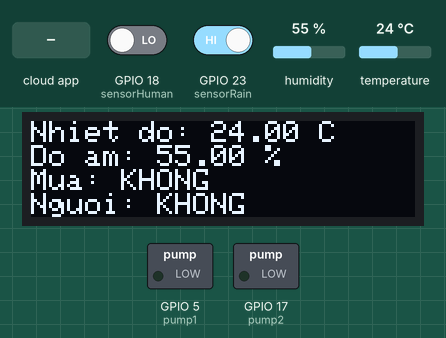
Bench run of a sketch on a simulated ESP32. Shown: 128×32 one-colour display, switched loads named in the sketch (green lamp = pin HIGH). The test bench sets the inputs (shaded band); at power-on: humidity 55 %, GPIO 18 (sensorHuman) LOW, GPIO 23 (sensorRain) HIGH, temperature 24 °C. WiFi joins after 1.5 s; servers stay silent unless stated; the display library's start-up logo is not drawn; nothing arrives over Bluetooth unless stated; the Firebase database answers and starts empty; what the sketch prints to the serial monitor is not drawn.

Above: at 6.7 s.
6.8 s: the phone or cloud app sets pump1 to 1
At 8.0 s:
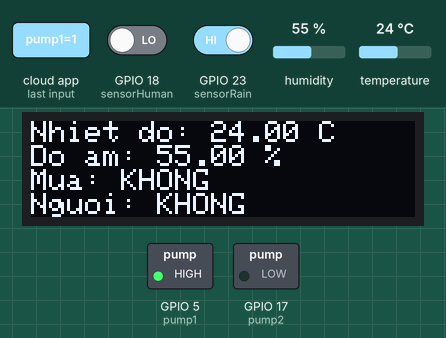
8.8 s: the phone or cloud app sets pump2 to 1
At 10.0 s:
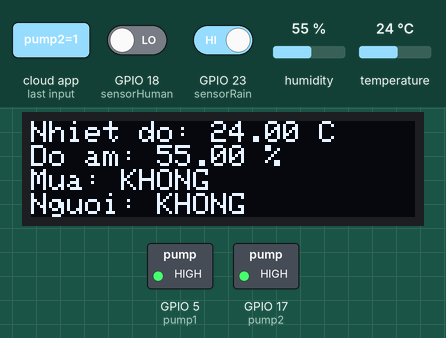
11.0 s: the phone or cloud app sets pump1 to 0
At 12.4 s:
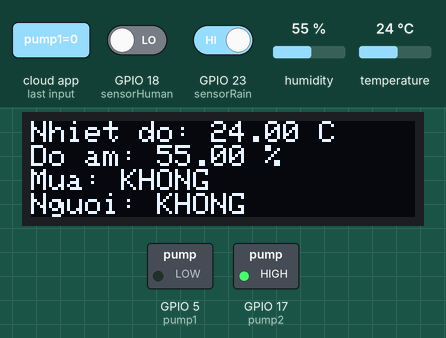
12.8 s: humidity set to 22 %
At 15.8 s:
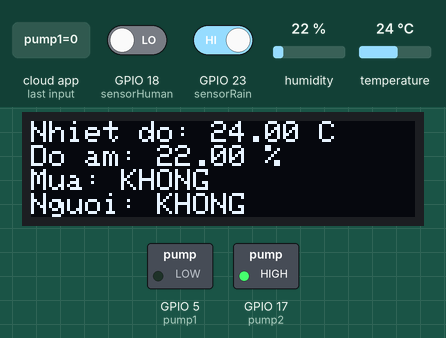
16.7 s: GPIO 18 (sensorHuman) driven HIGH
At 19.4 s:
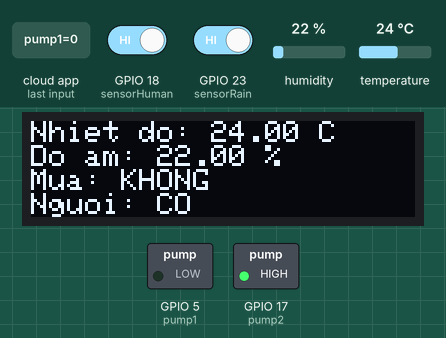
19.7 s: GPIO 23 (sensorRain) driven LOW
At 21.9 s:
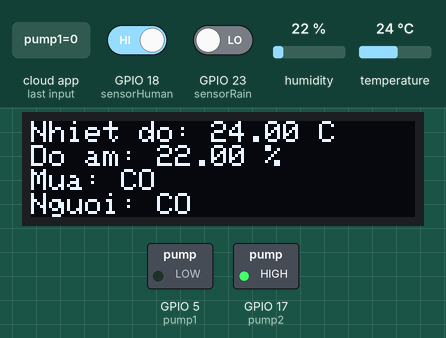
Timing chart, 0 to 23.4 s (numbered marks = the images above; inputs shaded):
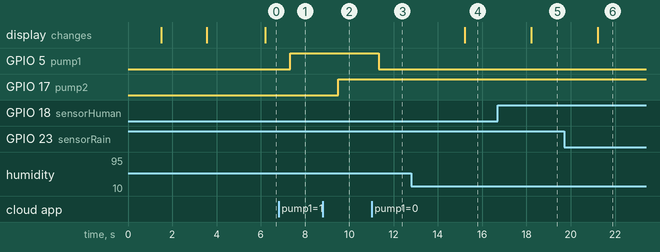

The sketch:

nha.ino
```cpp
#include <Wire.h>
#include <Adafruit_SSD1306.h>
#include <DHT.h>
#include <WiFi.h>
#include <FirebaseESP32.h>
#include <addons/RTDBHelper.h>
#include <addons/TokenHelper.h>
#include <WebServer.h>
#include <ESPmDNS.h>
#include <HTTPUpdateServer.h>
#include <BluetoothSerial.h>
//Cấu hình server update OTA
const char* host = "ESP32";
const char* updatePath = "/update";
const char* updateUsername = "admin";
const char* updatePassword = "admin";
WebServer webServer(80);
HTTPUpdateServer httpUpdater;
BluetoothSerial SerialBT;
//Cấu hình wifi
#define WIFI_SSID "My Nhung"
#define WIFI_PASSWORD "0932472990"
//Cấu hình Firebase
#define API_KEY "AIzaSyA1omfSWO-G6lS7tMdduZF3i78oiv_1wLM"
#define USER_EMAIL "kudohainguyen@gmail.com"
#define USER_PASSWORD "cadss14789@"
#define DATABASE_URL "esp32iot-3a610-default-rtdb.firebaseio.com"
//Khởi tạo DHT11
#define DHTPIN 19
#define DHTTYPE DHT11
//Khởi tạo OLED
#define OLED_RESET -1  // Không sử dụng chức năng reset
Adafruit_SSD1306 display(128, 32, &Wire, OLED_RESET);
//Cấu hình DHT11
DHT dht(DHTPIN, DHTTYPE);
//Khai báo chân cảm biến
const int sensorRain = 23;
const int sensorHuman = 18;
//Khai báo giá trị
int rainValue, humanValue, pump1State, pump2State;
float humidity, temperature;
//Đặ biến Firebase
FirebaseData firebaseData;
FirebaseAuth auth;
FirebaseConfig config;
//Sử dụng milis thay cho delay
unsigned long dataMillis = 0;
int count = 0;
// Chân máy bơm
const int pump1 = 5;
const int pump2 = 17;
//Trang update OTA
const char MainPage[] PROGMEM = R"=====(
  <!DOCTYPE html>
  <html>
   <head>
       <title>ESP32</title>
       <style>
          body{
            text-align: center;
          }
       </style>
       <meta name="viewport" content="width=device-width,user-scalable=0" charset="UTF-8">
   </head>
   <body>
      <div>
        <button onclick="window.location.href='/update'">UPLOAD FIRMWARE</button><br><br>
      </div>
      <script>
      </script>
   </body>
  </html>
)=====";

void setup()
{
  Serial.begin(115200);
  SerialBT.begin("ESP32"); // Tên Bluetooth của ESP32
  //Kết nối wifi
  WiFi.begin(WIFI_SSID, WIFI_PASSWORD);
  Serial.print("Đang kết nối với Wi-Fi");
  while (WiFi.status() != WL_CONNECTED)
  {
    Serial.print(".");
    delay(300);
  }
  Serial.println();
  Serial.print("Kết nối thành công với IP: ");
  Serial.println(WiFi.localIP());
  Serial.println();
  //Khởi động update OTA
  if (!MDNS.begin(host)) {
    Serial.println("Lỗi khởi động mDNS!");
    while (1) {
      delay(1000);
    }
  }

  MDNS.addService("http", "tcp", 80);

  httpUpdater.setup(&webServer, updatePath, updateUsername, updatePassword);
  webServer.on("/", [](){
    String s = MainPage;
    webServer.send(200, "text/html", s);
  });
  webServer.begin();
  Serial.println("Khởi động thành công Webserver.");
  //Thiết lập kết nối Firebase
  Serial.printf("Firebase Client v%s\n\n", FIREBASE_CLIENT_VERSION);
  config.api_key = API_KEY;
  auth.user.email = USER_EMAIL;
  auth.user.password = USER_PASSWORD;
  config.database_url = DATABASE_URL;
  //Kết nối Firebase
  config.token_status_callback = tokenStatusCallback;
  Firebase.reconnectNetwork(true);
  firebaseData.setBSSLBufferSize(4096, 1024);
  Firebase.begin(&config, &auth);
  Firebase.setDoubleDigits(5);
  //Khai báo chân kết nối
  pinMode(sensorRain, INPUT);
  pinMode(sensorHuman, INPUT);
  pinMode(pump1, OUTPUT);
  pinMode(pump2, OUTPUT);
  //Bắt đầu DHT11
  dht.begin();
  // Khởi tạo màn hình OLED
  if (!display.begin(SSD1306_SWITCHCAPVCC, 0x3C))
  {
    Serial.println(F("Khoi tao SSD1306 that bai"));
    for (;;)
      ;
  }
  // Hiển thị thông tin khởi động trên màn hình OLED
  display.display();
  delay(2000);
  display.clearDisplay();
  display.setTextSize(1);
  display.setTextColor(SSD1306_WHITE);
  display.setCursor(3, 0);
  display.println("ESP32 DHT11 OLED");
  display.display();
  delay(2000);
  display.clearDisplay();
}

void loop()
{
  //MDNS.update();
  webServer.handleClient();
  if (SerialBT.available()) {
    String message = SerialBT.readStringUntil('\n');
    if (message.length() > 0) {
      changeWiFi(message); // Gọi hàm changeWiFi() khi nhận được dữ liệu từ Bluetooth
    }
  }
  if (millis() - dataMillis > 1000)
  {
    dataMillis = millis();
    humidity = dht.readHumidity();
    temperature = dht.readTemperature();
    rainValue = digitalRead(sensorRain);
    humanValue = digitalRead(sensorHuman);
    if (!Firebase.ready())
    {
      Serial.println("Kết nối với Firebase thất bại.");
    }
    else
    {
      if (!isnan(humidity) && !isnan(temperature))
      {
        Firebase.setFloat(firebaseData, "/dht11/temperature", temperature);
        Firebase.setFloat(firebaseData, "/dht11/humidity", humidity);
      }
      else
      {
        Serial.println("Lỗi: Dữ liệu cảm biến không hợp lệ!");
      }
    }
    setDisplay();
    setRelay();
  }
}

void seterrorSensor()
{
  display.setTextSize(1);
  display.setTextColor(SSD1306_WHITE);
  if (isnan(humanValue))
  {
    display.println("LOI: cam bien nguoi");
  }
  if (isnan(rainValue))
  {
    display.println("LOI: cam bien mua");
  }
  if (isnan(humidity) || isnan(temperature))
  {
    display.println("LOI: cam bien do");
  }
}

void setvalueRain()
{
  if (rainValue == 0)
  {
    display.println("CO");
    Firebase.setString(firebaseData, "/sensor/rain", "co");
  }
  else
  {
    display.println("KHONG");
    Firebase.setString(firebaseData, "/sensor/rain", "khong");
  }
}

void setvalueHuman()
{
  if (humanValue == 1)
  {
    display.println("CO");
    Firebase.setString(firebaseData, "/sensor/human", "co");
  }
  else
  {
    display.println("KHONG");
    Firebase.setString(firebaseData, "/sensor/human", "khong");
  }
}

void setDisplay()
{
  display.clearDisplay();
  display.setTextSize(1);
  display.setTextColor(SSD1306_WHITE);
  display.setCursor(0, 0);
  display.print("Nhiet do: ");
  display.print(temperature);
  display.println(" C");
  display.print("Do am: ");
  display.print(humidity);
  display.println(" %");
  display.print("Mua: ");
  setvalueRain();
  display.print("Nguoi: ");
  setvalueHuman();
  seterrorSensor(); // Hiển thị lỗi nếu có
  display.display();
}

void setRelay() {
  if (Firebase.getInt(firebaseData, "/pump/pump1")) {
    if (firebaseData.dataType() == "int") {
      pump1State = firebaseData.intData();
      // Kiểm tra trạng thái hiện tại của máy bơm trước khi thay đổi
      if (pump1State != digitalRead(pump1)) {
        digitalWrite(pump1, pump1State);
        // Xác nhận rằng lệnh đã được thực hiện thành công
        if (digitalRead(pump1) == pump1State) {
          Serial.println("Đã kích hoạt máy bơm 1");
        } else {
          Serial.println("Lỗi: Không thể kích hoạt máy bơm 1");
        }
      }
    }
  } else {
    digitalWrite(pump1, LOW);
    Serial.println("Tắt máy bơm 1");
  }

  if (Firebase.getInt(firebaseData, "/pump/pump2")) {
    if (firebaseData.dataType() == "int") {
      pump2State = firebaseData.intData();
      // Kiểm tra trạng thái hiện tại của máy bơm trước khi thay đổi
      if (pump2State != digitalRead(pump2)) {
        digitalWrite(pump2, pump2State);
        // Xác nhận rằng lệnh đã được thực hiện thành công
        if (digitalRead(pump2) == pump2State) {
          Serial.println("Đã kích hoạt máy bơm 2");
        } else {
          Serial.println("Lỗi: Không thể kích hoạt máy bơm 2");
        }
      }
    }
  } else {
    digitalWrite(pump2, LOW);
    Serial.println("Tắt máy bơm 2");
  }
}


void changeWiFi(String data) {
  String name = data.substring(0, data.indexOf(','));
  String pass = data.substring(data.indexOf(',') + 1);

  // In thông tin nhận được từ Bluetooth
  display.clearDisplay();
  display.setTextSize(1);
  display.setTextColor(SSD1306_WHITE);
  display.setCursor(0, 0);
  display.print("Received name: ");
  display.println(name);
  display.print("Received pass: ");
  display.println(pass);

  // Thiết lập thông tin Wi-Fi mới
  WiFi.disconnect();
  delay(1000); // Đợi cho WiFi đóng kết nối

  WiFi.begin(name.c_str(), pass.c_str());

  while (WiFi.status() != WL_CONNECTED) {
    delay(1000);
    display.println("Connecting to new WiFi...");
  }

  display.println("Connected to new WiFi");
}
```

Measured:
- after the input at 6.8 s, GPIO 5 (pump1): LOW → HIGH after 0.53 s
- after the input at 8.8 s, GPIO 17 (pump2): LOW → HIGH after 0.70 s
- after the input at 11.0 s, GPIO 5 (pump1): HIGH → LOW after 0.33 s
- after the input at 12.8 s, the display: changes after 2.4 s (image 4)
- after the input at 16.7 s, the display: changes after 1.5 s (image 5)
- after the input at 19.7 s, the display: changes after 1.5 s (image 6)
